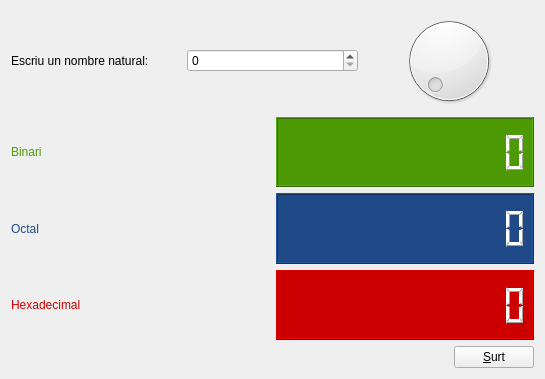
<?xml version="1.0" encoding="UTF-8"?>
<ui version="4.0">
 <class>ConvNum</class>
 <widget class="QWidget" name="ConvNum">
  <property name="geometry">
   <rect>
    <x>0</x>
    <y>0</y>
    <width>545</width>
    <height>379</height>
   </rect>
  </property>
  <property name="windowTitle">
   <string>Form</string>
  </property>
  <layout class="QVBoxLayout" name="verticalLayout">
   <item>
    <layout class="QHBoxLayout" name="horizontalLayout">
     <item>
      <widget class="QLabel" name="label">
       <property name="text">
        <string>Escriu un nombre natural:</string>
       </property>
      </widget>
     </item>
     <item>
      <widget class="QSpinBox" name="spinBox">
       <property name="maximum">
        <number>1000</number>
       </property>
      </widget>
     </item>
     <item>
      <widget class="QDial" name="dial">
       <property name="maximum">
        <number>999</number>
       </property>
      </widget>
     </item>
    </layout>
   </item>
   <item>
    <layout class="QHBoxLayout" name="horizontalLayout_4">
     <item>
      <widget class="QLabel" name="label_2">
       <property name="styleSheet">
        <string notr="true">color: rgb(78, 154, 6);</string>
       </property>
       <property name="text">
        <string>Binari</string>
       </property>
      </widget>
     </item>
     <item>
      <widget class="QLCDNumber" name="lcdNumber">
       <property name="styleSheet">
        <string notr="true">background-color: rgb(78, 154, 6);
color: rgb(255, 255, 255);</string>
       </property>
       <property name="digitCount">
        <number>12</number>
       </property>
       <property name="mode">
        <enum>QLCDNumber::Bin</enum>
       </property>
      </widget>
     </item>
    </layout>
   </item>
   <item>
    <layout class="QHBoxLayout" name="horizontalLayout_3">
     <item>
      <widget class="QLabel" name="label_3">
       <property name="styleSheet">
        <string notr="true">color: rgb(32, 74, 135);</string>
       </property>
       <property name="text">
        <string>Octal</string>
       </property>
      </widget>
     </item>
     <item>
      <widget class="QLCDNumber" name="lcdNumber_2">
       <property name="styleSheet">
        <string notr="true">background-color: rgb(32, 74, 135);
color: rgb(255, 255, 255);</string>
       </property>
       <property name="digitCount">
        <number>12</number>
       </property>
       <property name="mode">
        <enum>QLCDNumber::Oct</enum>
       </property>
      </widget>
     </item>
    </layout>
   </item>
   <item>
    <layout class="QHBoxLayout" name="horizontalLayout_2">
     <item>
      <widget class="QLabel" name="label_4">
       <property name="styleSheet">
        <string notr="true">color: rgb(204, 0, 0);</string>
       </property>
       <property name="text">
        <string>Hexadecimal</string>
       </property>
      </widget>
     </item>
     <item>
      <widget class="QLCDNumber" name="lcdNumber_3">
       <property name="styleSheet">
        <string notr="true">background-color: rgb(204, 0, 0);
color: rgb(255, 255, 255);</string>
       </property>
       <property name="digitCount">
        <number>12</number>
       </property>
       <property name="mode">
        <enum>QLCDNumber::Hex</enum>
       </property>
      </widget>
     </item>
    </layout>
   </item>
   <item>
    <layout class="QHBoxLayout" name="horizontalLayout_5">
     <item>
      <spacer name="horizontalSpacer">
       <property name="orientation">
        <enum>Qt::Horizontal</enum>
       </property>
       <property name="sizeHint" stdset="0">
        <size>
         <width>40</width>
         <height>20</height>
        </size>
       </property>
      </spacer>
     </item>
     <item>
      <widget class="QPushButton" name="pushButton">
       <property name="text">
        <string>&amp;Surt</string>
       </property>
      </widget>
     </item>
    </layout>
   </item>
  </layout>
 </widget>
 <resources/>
 <connections>
  <connection>
   <sender>pushButton</sender>
   <signal>clicked()</signal>
   <receiver>ConvNum</receiver>
   <slot>close()</slot>
   <hints>
    <hint type="sourcelabel">
     <x>344</x>
     <y>282</y>
    </hint>
    <hint type="destinationlabel">
     <x>199</x>
     <y>149</y>
    </hint>
   </hints>
  </connection>
  <connection>
   <sender>dial</sender>
   <signal>valueChanged(int)</signal>
   <receiver>spinBox</receiver>
   <slot>setValue(int)</slot>
   <hints>
    <hint type="sourcelabel">
     <x>349</x>
     <y>50</y>
    </hint>
    <hint type="destinationlabel">
     <x>241</x>
     <y>50</y>
    </hint>
   </hints>
  </connection>
  <connection>
   <sender>spinBox</sender>
   <signal>valueChanged(int)</signal>
   <receiver>dial</receiver>
   <slot>setValue(int)</slot>
   <hints>
    <hint type="sourcelabel">
     <x>241</x>
     <y>50</y>
    </hint>
    <hint type="destinationlabel">
     <x>349</x>
     <y>50</y>
    </hint>
   </hints>
  </connection>
  <connection>
   <sender>spinBox</sender>
   <signal>valueChanged(int)</signal>
   <receiver>lcdNumber</receiver>
   <slot>display(int)</slot>
   <hints>
    <hint type="sourcelabel">
     <x>241</x>
     <y>50</y>
    </hint>
    <hint type="destinationlabel">
     <x>299</x>
     <y>140</y>
    </hint>
   </hints>
  </connection>
  <connection>
   <sender>spinBox</sender>
   <signal>valueChanged(int)</signal>
   <receiver>lcdNumber_2</receiver>
   <slot>display(int)</slot>
   <hints>
    <hint type="sourcelabel">
     <x>241</x>
     <y>50</y>
    </hint>
    <hint type="destinationlabel">
     <x>299</x>
     <y>190</y>
    </hint>
   </hints>
  </connection>
  <connection>
   <sender>spinBox</sender>
   <signal>valueChanged(int)</signal>
   <receiver>lcdNumber_3</receiver>
   <slot>display(int)</slot>
   <hints>
    <hint type="sourcelabel">
     <x>241</x>
     <y>50</y>
    </hint>
    <hint type="destinationlabel">
     <x>299</x>
     <y>240</y>
    </hint>
   </hints>
  </connection>
 </connections>
</ui>
